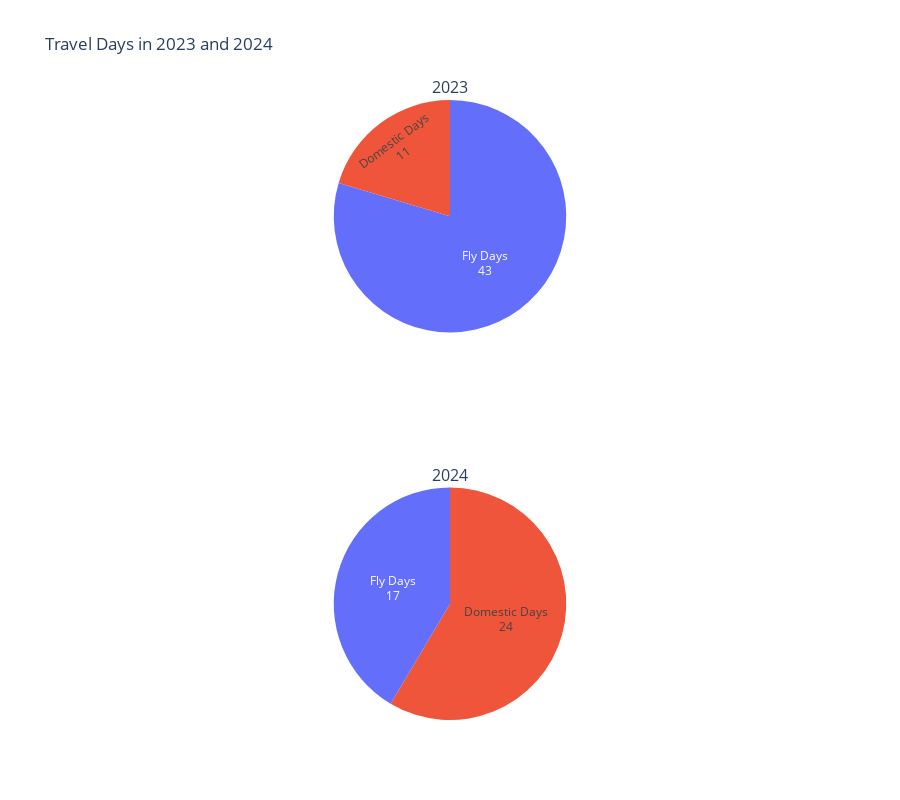

The notebook cell saved with this chart:
### Code cell
import plotly.graph_objs as go
from plotly.subplots import make_subplots

# Create subplots with one row and two columns
fig = make_subplots(rows=2, cols=1, subplot_titles=("2023",
                    "2024"), specs=[[{'type': 'domain'}], [{'type': 'domain'}]])

# Pie chart for 2023
fig.add_trace(go.Pie(
    labels=["Domestic Days", "Fly Days"],
    values=[total_domestic_days_2023, total_fly_days_2023],
    name="2023", textinfo='label+value'
), row=1, col=1)

# Pie chart for 2024
fig.add_trace(go.Pie(
    labels=["Domestic Days", "Fly Days"],
    values=[total_domestic_days_2024, total_fly_days_2024],
    name="2024", textinfo='label+value'
), row=2, col=1)

# Update layout for better visuals
fig.update_layout(
    title_text="Travel Days in 2023 and 2024",
    # title_x=0.5,  # Center the title
    template="plotly_white",
    height=800,
    showlegend=False
)

# Show the plot
fig.show()

### Figure 1 — Plotly figure (JSON) as saved in the notebook; plotly's stock layout.template omitted (floating-point values rounded to 4 significant figures)
{"data": [{"domain": {"x": [0, 1], "y": [0.625, 1]}, "labels": ["Domestic Days", "Fly Days"], "name": "2023", "textinfo": "label+value", "type": "pie", "values": [11, 43]}, {"domain": {"x": [0, 1], "y": [0, 0.375]}, "labels": ["Domestic Days", "Fly Days"], "name": "2024", "textinfo": "label+value", "type": "pie", "values": [24, 17]}], "layout": {"annotations": [{"font": {"size": 16}, "showarrow": false, "text": "2023", "x": 0.5, "xanchor": "center", "xref": "paper", "y": 1, "yanchor": "bottom", "yref": "paper"}, {"font": {"size": 16}, "showarrow": false, "text": "2024", "x": 0.5, "xanchor": "center", "xref": "paper", "y": 0.375, "yanchor": "bottom", "yref": "paper"}], "height": 800, "showlegend": false, "title": {"text": "Travel Days in 2023 and 2024"}}}
